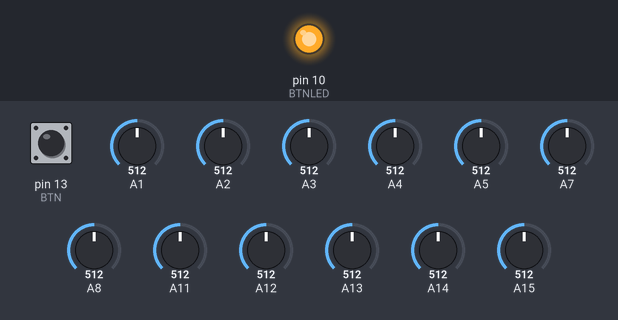
The sketch below on a simulated Arduino Mega 2560, built with avr-gcc and run on an emulated ATmega2560. Parts: output pins drawn as LEDs (lit = HIGH). Inputs (shaded band) come from the test bench; at power-on: pin 13 (BTN) LOW, A1 = 512, A2 = 512, A3 = 512, A4 = 512, A5 = 512, A7 = 512, A8 = 512, A11 = 512, A12 = 512, A13 = 512, A14 = 512, A15 = 512. What the sketch prints to the serial monitor is not drawn.

Above: at 1.2 s.
1.3 s: pin 13 (BTN) pulled HIGH for 0.15 s
At 2.5 s:
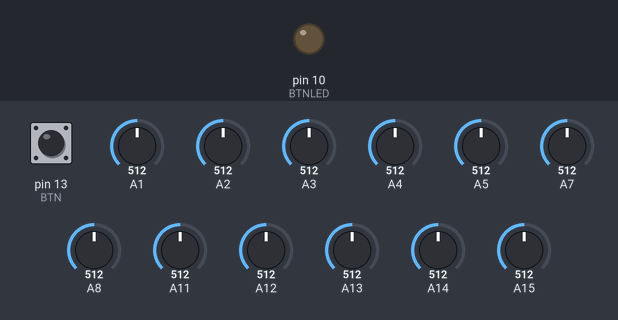
2.9 s: A1 set to 716
4.4 s: A2 set to 716
5.9 s: A3 set to 716
7.5 s: A4 set to 716
9.0 s: A5 set to 716
Timing chart, 0 to 11.5 s (numbered marks = the images above; inputs shaded):
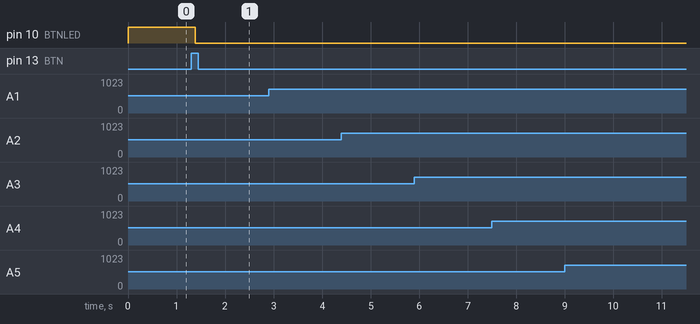

The sketch:

SpiralPlotterArduino.ino
```cpp
#include <RunningAverage.h>
#include <ArduinoJson.h>
#include <ArduinoJson.hpp>

int BTNLED = 10;
int BTN = 13;
String plotterStatus = "ready";
bool blinkFlag = true;
int blinkCount = 0;

unsigned long lastDebounceTime = 0;
unsigned long debounceDelay = 50;

int buttonState;
int lastButtonState = LOW;

class Input {
  RunningAverage average;
public:
  Input(String name, int pin)
    : name(name), pin(pin), average(5) {}
  String name;
  int pin;
  int previous = 0;

  void read() {
    int sensorValue = analogRead(pin);
    average.addValue(sensorValue);
  }

  int getAverage() {
    return floor(average.getAverage());
  }
};


Input inputs[] = {
  Input("rotateX", A1),
  Input("rotateY", A3),
  Input("rotateZ", A2),

  Input("transX", A7),
  Input("transY", A8),
  Input("scaleX", A5),
  Input("scaleY", A4),

  Input("cone", A15),
  Input("smoothness", A11),
  Input("start", A12),
  Input("increment", A14),
  Input("lineLength", A13)
};

void setup() {
  Serial.begin(9600);

  pinMode(BTNLED, OUTPUT);
  pinMode(BTN, INPUT);

  while (!Serial)
    continue;

  digitalWrite(BTNLED, HIGH);
}

void loop() {
  DynamicJsonDocument doc(1024);
  for (byte i = 0; i < 12; i = i + 1) {
    inputs[i].read();
    int value = inputs[i].getAverage();
    if (abs(value - inputs[i].previous) > 2) {
      doc[inputs[i].name] = value;
      inputs[i].previous = value;
    }
  }

  if (Serial.available() > 0) {
    String serialMessage = Serial.readStringUntil('\n');
    plotterStatus = serialMessage;
  }

  int buttonReading = digitalRead(BTN);

  if (buttonReading != lastButtonState) {
    lastDebounceTime = millis();
  }
  if ((millis() - lastDebounceTime) > debounceDelay) {
    if (buttonReading != buttonState) {
      buttonState = buttonReading;
      if (buttonState == HIGH) {
        plotterStatus = "busy";
        blinkCount=0;
        doc["plot"] = true;
      }
    }
  }
  lastButtonState = buttonReading;

  if (plotterStatus=="ready") {
    digitalWrite(BTNLED, HIGH);
  } else if (plotterStatus=="busy") {
    digitalWrite(BTNLED, LOW);
  } else if (plotterStatus=="thinking"){
    if(blinkFlag){
       digitalWrite(BTNLED, HIGH);
    }else{
      digitalWrite(BTNLED, LOW);
    }
    blinkCount++;
    if(blinkCount%10==0){
      blinkFlag = !blinkFlag;
    }
  }


  if (!doc.isNull()) {
    serializeJson(doc, Serial);
    Serial.println();
  }

  delay(50);
}
```

Measured:
- after the input at 1.3 s, pin 10 (BTNLED): HIGH → LOW after 0.09 s
- after the input at 2.9 s, every drawn part: stays the same
- after the input at 4.4 s, every drawn part: stays the same
- after the input at 5.9 s, every drawn part: stays the same
- after the input at 7.5 s, every drawn part: stays the same
- after the input at 9.0 s, every drawn part: stays the same
